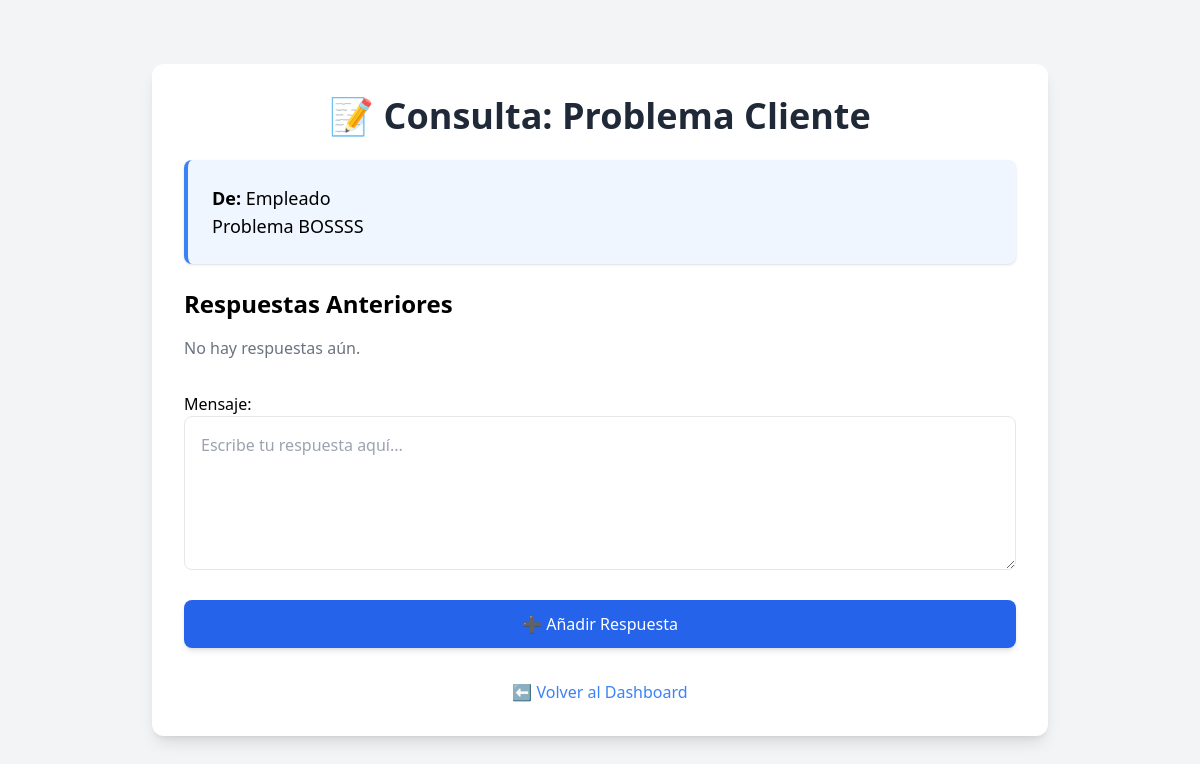
Page /consultas/gestionar/1/ on the earlier database version.
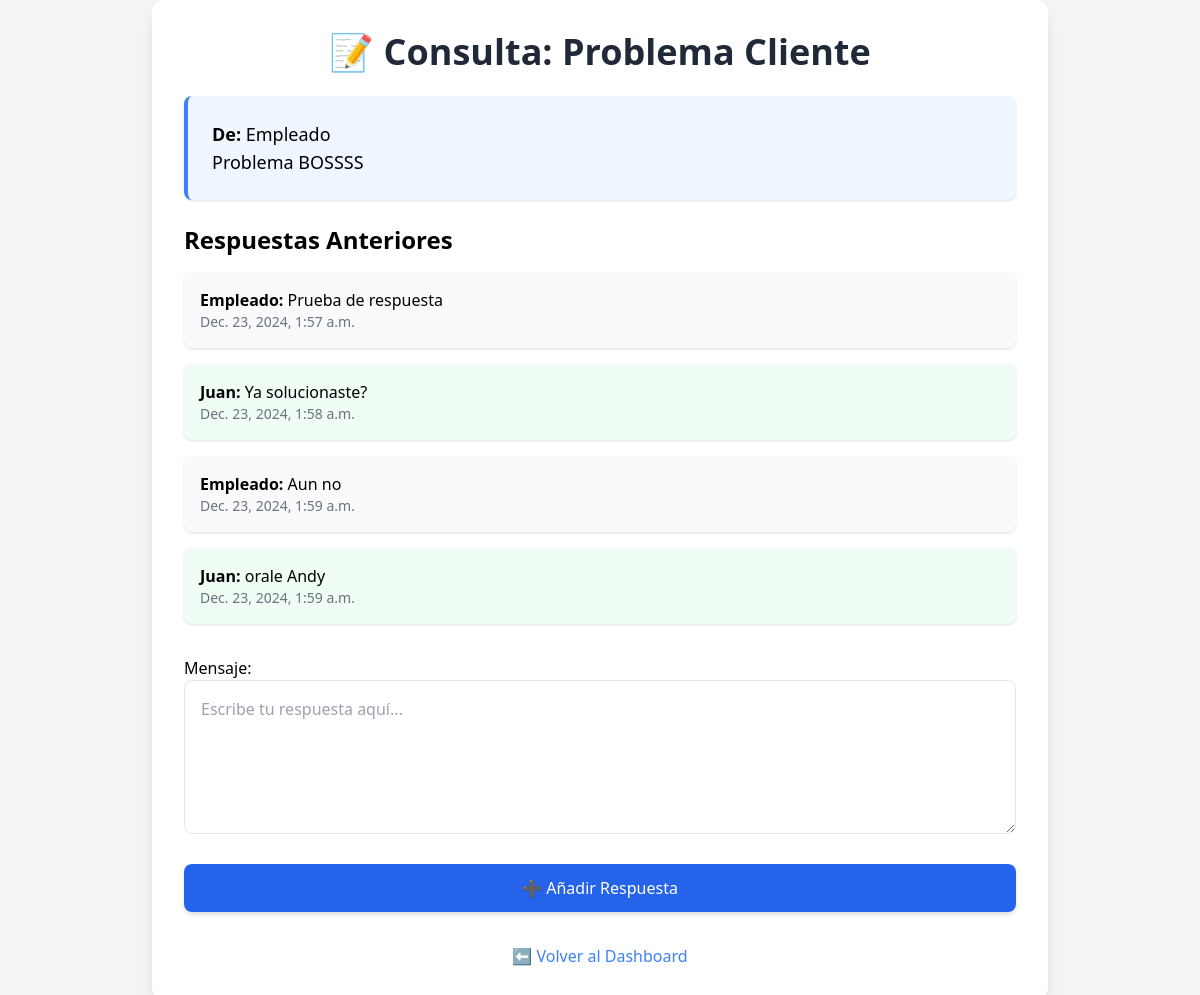
Same page on the later database version.
### consultas/models.py (models this page shows, shortened)
class Consulta(models.Model):
    empleado = models.ForeignKey(User, on_delete=models.CASCADE, related_name='consultas')
    jefe = models.ForeignKey(User, on_delete=models.CASCADE, related_name='respuestas')
    asunto = models.CharField(max_length=100)
    mensaje = models.TextField()
    fecha_creacion = models.DateTimeField(auto_now_add=True)
    respondida = models.BooleanField(default=False)

class Respuesta(models.Model):
    consulta = models.ForeignKey(Consulta, on_delete=models.CASCADE, related_name='hilo_respuestas')
    autor = models.ForeignKey(User, on_delete=models.CASCADE)
    mensaje = models.TextField()
    fecha_creacion = models.DateTimeField(auto_now_add=True)

### usuarios/models.py (models this page shows, shortened)
class User(AbstractUser):
    ROLE_CHOICES = (
        ('admin', 'Administrador'),
        ('superempleado', 'SuperEmpleado'),
        ('empleado', 'Empleado'),
    )
    role = models.CharField(max_length=20, choices=ROLE_CHOICES)
    area = models.ForeignKey(Area, on_delete=models.SET_NULL, null=True, blank=True)
    jefe = models.ForeignKey(
        'self',
        on_delete=models.SET_NULL,
        null=True,
        blank=True,
        related_name='empleados'
    )

### consultas/views.py (the view)
# urls.py: path('gestionar/<int:consulta_id>/', views.gestionar_consulta, name='gestionar_consulta'),
def gestionar_consulta(request, consulta_id):
    consulta = get_object_or_404(Consulta, id=consulta_id)
    respuestas = consulta.hilo_respuestas.all().order_by('fecha_creacion')
    if request.method == 'POST':
        form = RespuestaForm(request.POST)
        if form.is_valid():
            respuesta = form.save(commit=False)
            respuesta.consulta = consulta
            respuesta.autor = request.user
            respuesta.save()
            messages.success(request, 'Respuesta añadida correctamente.')
            return redirect('gestionar_consulta', consulta_id=consulta.id)
    else:
        form = RespuestaForm()
    return render(request, 'consultas/gestionar_consulta.html', {
        'consulta': consulta,
        'respuestas': respuestas,
        'form': form
    })

### consultas/forms.py
class RespuestaForm(forms.ModelForm):
    class Meta:
        model = Respuesta
        fields = ['mensaje']
        widgets = {
            'mensaje': forms.Textarea(attrs={
                'class': 'w-full p-4 border rounded-lg focus:outline-none focus:ring-2 focus:ring-blue-400',
                'rows': 5,
                'placeholder': 'Escribe tu respuesta aquí...'
            })
        }

### consultas/templates/consultas/gestionar_consulta.html (shortened to what this page needs)
<!DOCTYPE html>
<html lang="es">
<head>
    <script src="https://cdn.tailwindcss.com"></script>
</head>
<body class="bg-gray-100 min-h-screen flex items-center justify-center">
    <div class="w-full max-w-4xl bg-white p-8 rounded-xl shadow-lg">
        <h1 class="text-4xl font-bold mb-6 text-center text-gray-800">📝 Consulta: {{ consulta.asunto }}</h1>
        <div class="mb-6 p-6 bg-blue-50 border-l-4 border-blue-500 rounded-lg shadow">
            <p class="text-lg"><strong>De:</strong> {{ consulta.empleado.username }}</p>
            <p class="text-lg">{{ consulta.mensaje }}</p>
        </div>
        <h2 class="text-2xl font-semibold mb-4">Respuestas Anteriores</h2>
        {% for respuesta in respuestas %}
            <div class="p-4 mb-4 {% if respuesta.autor == consulta.jefe %}bg-green-50{% else %}bg-gray-50{% endif %} rounded-lg shadow">
                <p><strong>{{ respuesta.autor.username }}:</strong> {{ respuesta.mensaje }}</p>
                <p class="text-sm text-gray-500">{{ respuesta.fecha_creacion }}</p>
            </div>
        {% empty %}
            <p class="text-gray-500">No hay respuestas aún.</p>
        {% endfor %}
        <form method="post" class="mt-8 space-y-6">
            {{ form.as_p }}
            <button type="submit"
                    class="w-full bg-blue-600 hover:bg-blue-700 text-white font-medium py-3 px-6 rounded-lg transition-transform duration-200 transform hover:scale-105 shadow-md">
                ➕ Añadir Respuesta
            </button>
        </form>
        <div class="mt-8 text-center">
            <a href="{% url 'dashboard' %}"
               class="text-blue-500 font-medium hover:underline hover:text-blue-700 transition-all">
                ⬅️ Volver al Dashboard
            </a>
        </div>
    </div>
</body>
</html>

Differences in the rows shown:
added Respuesta: autor.username "Empleado", mensaje "Prueba de respuesta", fecha_creacion "Dec. 23, 2024, 1:57 a.m."
added Respuesta: autor.username "Juan", mensaje "Ya solucionaste?", fecha_creacion "Dec. 23, 2024, 1:58 a.m."
added Respuesta: autor.username "Empleado", mensaje "Aun no", fecha_creacion "Dec. 23, 2024, 1:59 a.m."
added Respuesta: autor.username "Juan", mensaje "orale Andy", fecha_creacion "Dec. 23, 2024, 1:59 a.m."
Other differences:
text no longer shown: "No hay respuestas aún."
